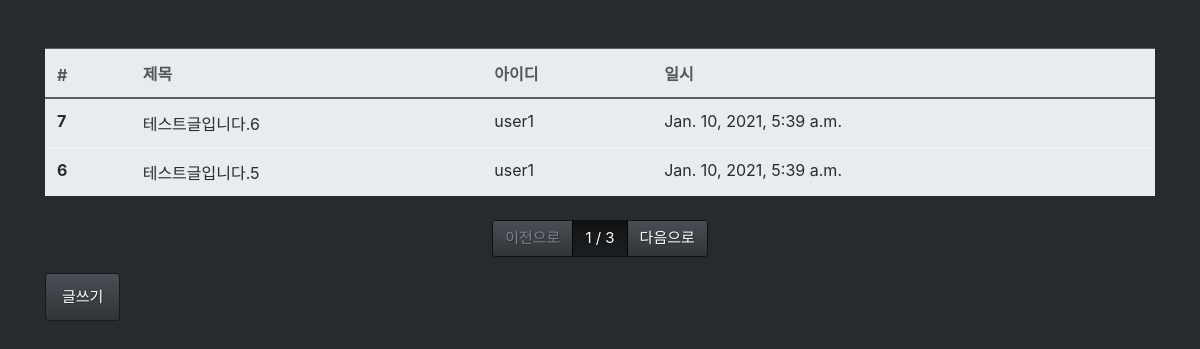
Before: /board/list/ with the older database file.
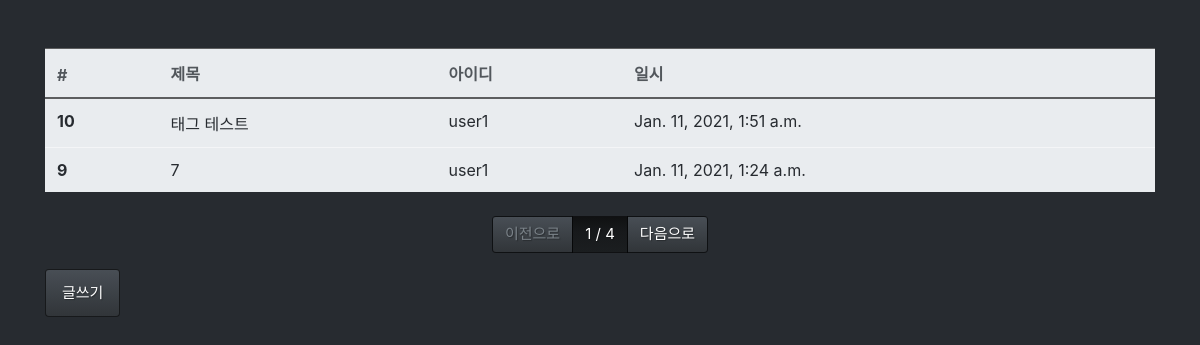
After: the same page with the newer database file.
### board/models.py (models this page shows, shortened)
class Board(models.Model):
    title = models.CharField(max_length=128, verbose_name='제목')
    contents = models.TextField(verbose_name='내용')
    writer = models.ForeignKey(
        'fcuser.Fcuser', on_delete=models.CASCADE, verbose_name='작성자')
    tags = models.ManyToManyField('tag.Tag', verbose_name='태그')
    registered_dttm = models.DateTimeField(
        auto_now_add=True, verbose_name='등록시간')
    class Meta:
        db_table = 'fastcampus_board'
        verbose_name = '패스트캠퍼스 게시글'
        verbose_name_plural = '패스트캠퍼스 게시글'  # 복수형 지정

### fcuser/models.py (models this page shows)
class Fcuser(models.Model):
    username = models.CharField(max_length=32, verbose_name='사용자명')
    useremail = models.EmailField(max_length=128, verbose_name='사용자이메일')
    password = models.CharField(max_length=64, verbose_name='비밀번호')
    registered_dttm = models.DateTimeField(
        auto_now_add=True, verbose_name='등록시간')
    def __str__(self):  # 클래스를 문자열로 변환 했을 때 어떻게 변환 할 지 정해주는 내장 함수
        return self.username
    class Meta:
        db_table = 'fastcampus_fcuser'
        verbose_name = '패스트캠퍼스 사용자'
        verbose_name_plural = '패스트캠퍼스 사용자'  # 복수형 지정

### board/views.py (the view)
# urls.py: path('list/', views.board_list),
def board_list(request):
    all_boards = Board.objects.all().order_by('-id')
    page = int(request.GET.get('p', 1))  # p번째 페이지, 지정이 안되어 있으면 1 페이지
    paginator = Paginator(all_boards, 2)  # 한 페이지 당 2개 씩 보여주는 것으로 설정
    boards = paginator.get_page(page)
    return render(request, 'board_list.html', {'boards': boards})

### board/templates/board_list.html
{% extends "base.html" %}
{% block contents %}
<div class="row mt-5">
    <div class="col-12">
        <table class="table table-light">
            <thead class="thead-light">
                <tr>
                    <th>#</th>
                    <th>제목</th>
                    <th>아이디</th>
                    <th>일시</th>
                </tr>
            </thead>
            <tbody class="text-dark">
                {% for board in boards %}
                <tr onclick="location.href='/board/detail/{{ board.id }}/'">
                    <th>{{ board.id }}</th>
                    <td>{{ board.title }}</td>
                    <td>{{ board.writer }}</td>
                    <td>{{ board.registered_dttm }}</td>
                </tr>
                {% endfor %}
            </tbody>
        </table>
    </div>
</div>
<div class="row mt-2">
    <div class="col-12">
        <nav>
            <ul class="pagination justify-content-center">
                {% if boards.has_previous %}
                <li class="page-item">
                    <a href="?p={{ boards.previous_page_number }}" class="page-link">이전으로</a>
                </li>
                {% else %}
                <li class="page-item disabled">
                    <a href="#" class="page-link">이전으로</a>
                </li>
                {% endif %}
                <li class="page-item active">
                    <a href="#" class="page-link">{{ boards.number }} / {{ boards.paginator.num_pages }}</a>
                </li>
                {% if boards.has_next %}
                <li class="page-item">
                    <a href="?p={{ boards.next_page_number }}" class="page-link">다음으로</a>
                </li>
                {% else %}
                <li class="page-item disabled">
                    <a href="#" class="page-link">다음으로</a>
                </li>
                {% endif %}
            </ul>
        </nav>
    </div>
</div>
<div class="row">
    <div class="col-12">
        <button class="btn btn-primary" onclick="location.href='/board/write/'">글쓰기</button>
    </div>
</div>
{% endblock %}

### board/templates/base.html (shortened to what this page needs)
<html>
    <head>
        <link rel="stylesheet" href="/static/bootstrap.min.css">
    </head>
    <body>
        <div class="container">
            {% block contents %}
            {% endblock %}
        </div>
    </body>
</html>

Changed rows visible on the page:
no longer on this page (row unchanged): Board: id "7", title "테스트글입니다.6", writer "user1", registered_dttm "Jan. 10, 2021, 5:39 a.m."
no longer on this page (row unchanged): Board: id "6", title "테스트글입니다.5", writer "user1", registered_dttm "Jan. 10, 2021, 5:39 a.m."
added Board: id "10", title "태그 테스트", writer "user1", registered_dttm "Jan. 11, 2021, 1:51 a.m."
added Board: id "9", title "7", writer "user1", registered_dttm "Jan. 11, 2021, 1:24 a.m."
Other visible differences:
{{ boards.paginator.num_pages }}: "3" → "4"
